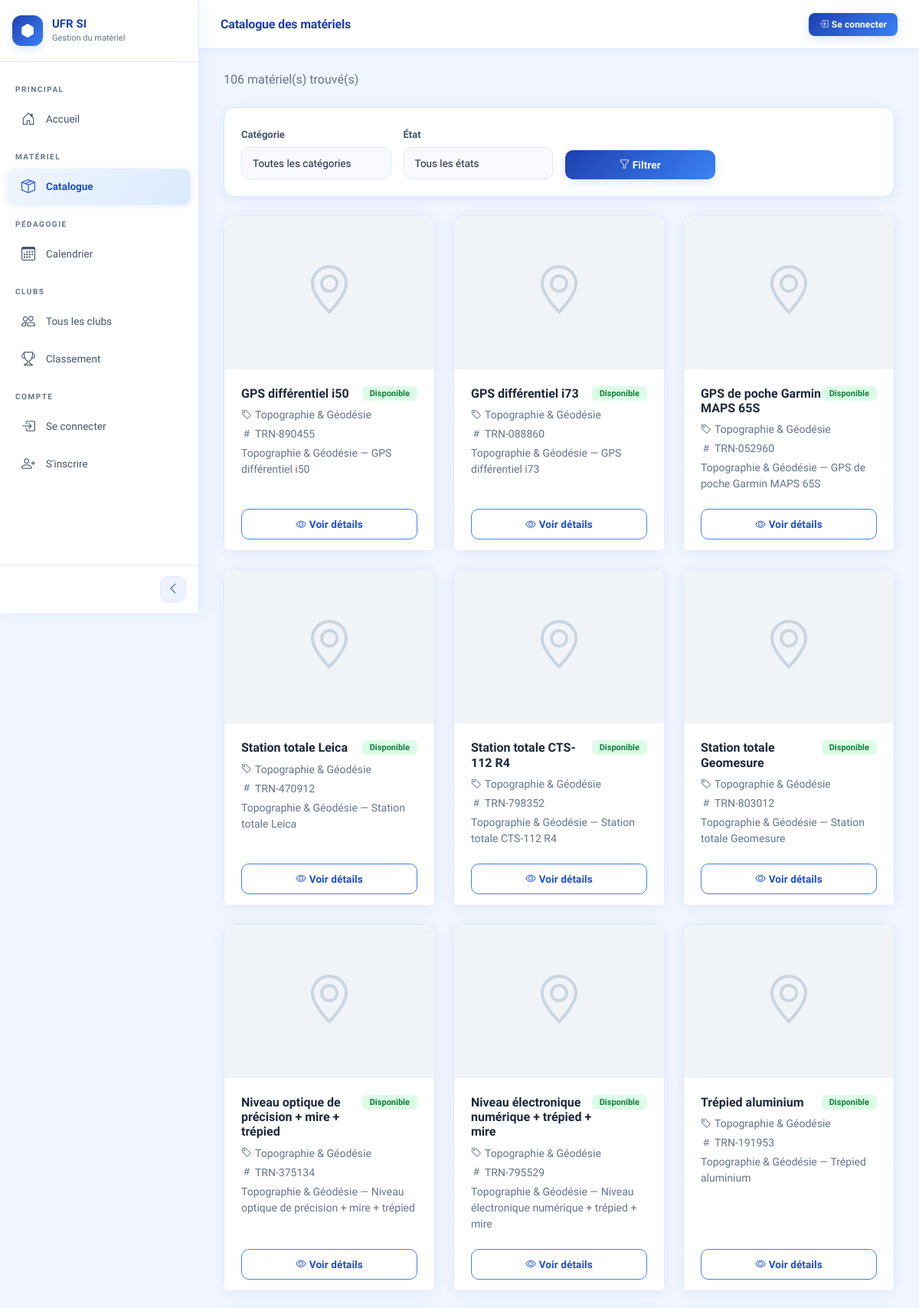
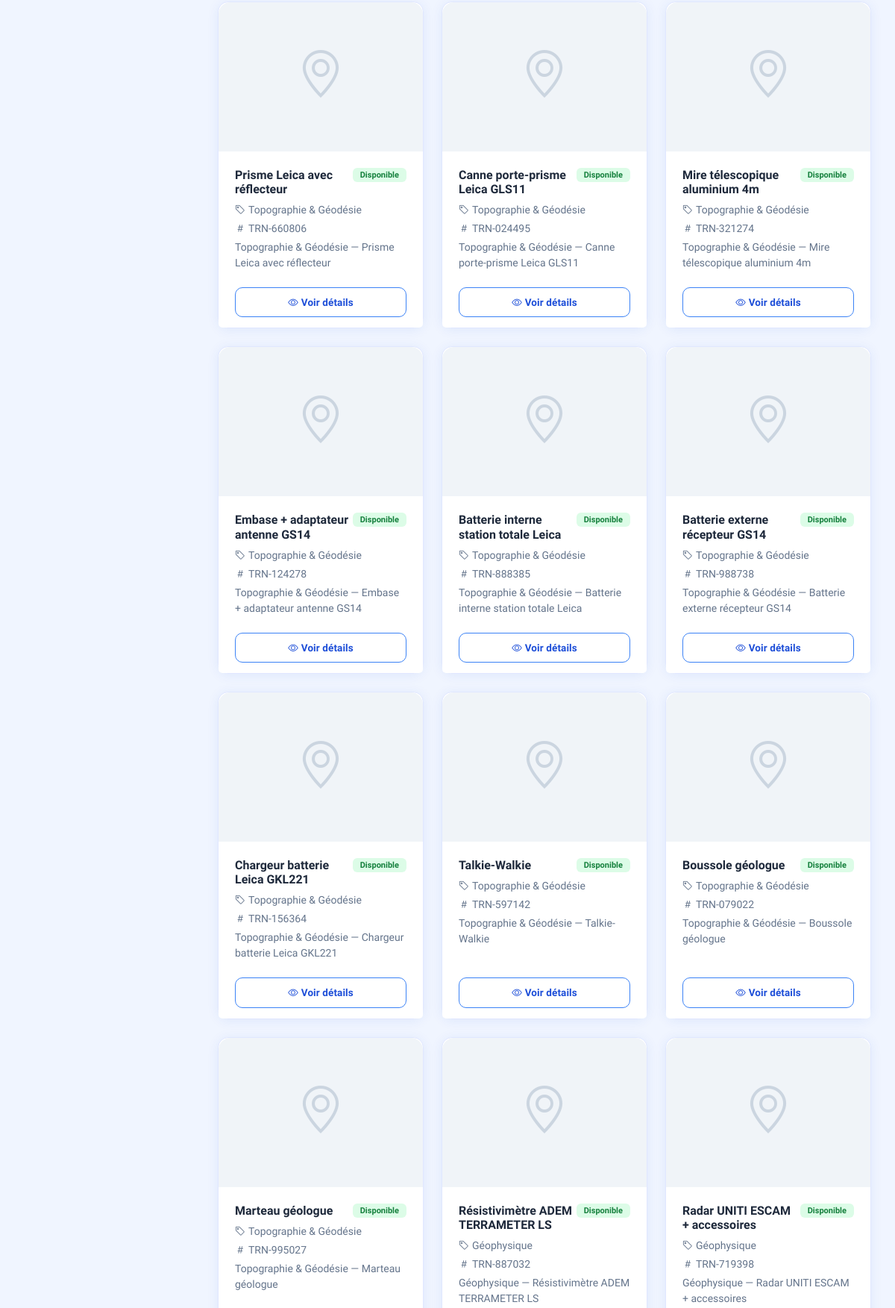
/materiel/ (upper part), run on the app's committed database (2 pictures, top to bottom).
### materiel/models.py (models this page shows, shortened)
class Materiel(models.Model):
    ETATS = [
        ('disponible', 'Disponible'),
        ('emprunte', 'Emprunté'),
        ('maintenance', 'En maintenance'),
        ('hors_service', 'Hors service'),
    ]
    DOMAINES = [
    ('terrain', 'Terrain'),
    ('bureau', 'Bureau'),
    ]
    nom = models.CharField(max_length=200)
    domaine = models.CharField(max_length=20, choices=DOMAINES, default='bureau')
    categorie = models.ForeignKey(
        Categorie,
        on_delete=models.SET_NULL,
        null=True,
        related_name='materiels'
    )
    numero_serie = models.CharField(max_length=100, unique=True)
    etat = models.CharField(max_length=20, choices=ETATS, default='disponible')
    photo = models.ImageField(upload_to='materiels/photos/', blank=True)
    description = models.TextField(blank=True)
    date_acquisition = models.DateField(null=True, blank=True)
    code_qr = models.ImageField(upload_to='materiels/qrcodes/', blank=True)
    quantite_stock = models.IntegerField(default=1, verbose_name='Quantité en stock')
    quantite_disponible = models.IntegerField(default=1, verbose_name='Quantité disponible')

class Categorie(models.Model):
    libelle = models.CharField(max_length=100)
    description = models.TextField(blank=True)
    def __str__(self):
        return self.libelle

### materiel/views.py (the view, shortened to what this page needs)
# urls.py: path('', views.liste_materiels, name='liste_materiels'),
def liste_materiels(request):
    materiels = Materiel.objects.all()
    categories = Categorie.objects.all()
    categorie_id = request.GET.get('categorie')
    etat = request.GET.get('etat')
    domaine = request.GET.get('domaine')
    if categorie_id:
        materiels = materiels.filter(categorie_id=categorie_id)
    if etat:
        materiels = materiels.filter(etat=etat)
    if domaine and request.user.is_authenticated and request.user.role == 'admin':
        materiels = materiels.filter(domaine=domaine)
    contexte = {
        'materiels': materiels,
        'categories': categories,
        'etat_filtre': etat,
        'domaine_filtre': domaine,
    }
    return render(request, 'materiel/liste_materiels.html', contexte)

### templates/materiel/liste_materiels.html (shortened to what this page needs)
{% extends 'base.html' %}
{% block page_titre %}Catalogue des matériels{% endblock %}
{% block contenu %}
<div class="d-flex justify-content-between align-items-center mb-4">
  <p class="text-muted mb-0">{{ materiels.count }} matériel(s) trouvé(s)</p>
</div>
<div class="card mb-4">
  <div class="card-body">
    <form method="get" class="row g-3 align-items-end">
      <div class="col-md-3">
        <label class="form-label">Catégorie</label>
        <select name="categorie" class="form-select">
          <option value="">Toutes les catégories</option>
        </select>
      </div>
      <div class="col-md-3">
        <label class="form-label">État</label>
        <select name="etat" class="form-select">
          <option value="">Tous les états</option>
        </select>
      </div>
      <div class="col-md-3">
        <button type="submit" class="btn btn-primary w-100">
          <i class="bi bi-funnel"></i> Filtrer
        </button>
      </div>
    </form>
  </div>
</div>
<div class="row g-4">
  {% for materiel in materiels %}
  <div class="col-md-4">
    <div class="card h-100" style="transition: transform 0.2s;"
         onmouseover="this.style.transform='translateY(-4px)'"
         onmouseout="this.style.transform='translateY(0)'">
      {% if materiel.photo %}
      <img src="{{ materiel.photo.url }}" class="card-img-top"
           style="height:200px; object-fit:cover; border-radius:16px 16px 0 0;">
      {% else %}
      <div class="d-flex align-items-center justify-content-center"
           style="height:200px; background:#f0f4f8; border-radius:16px 16px 0 0;">
        {% if materiel.domaine == 'terrain' %}
          <i class="bi bi-geo-alt display-3" style="color:#cbd5e0;"></i>
        {% else %}
          <i class="bi bi-building display-3" style="color:#cbd5e0;"></i>
        {% endif %}
      </div>
      {% endif %}
      <div class="card-body">
        <div class="d-flex justify-content-between align-items-start mb-2">
          <h6 class="card-title mb-0 fw-bold">{{ materiel.nom }}</h6>
          {% if materiel.etat == 'disponible' %}
            <span class="badge bg-success">Disponible</span>
          {% elif materiel.etat == 'emprunte' %}
            <span class="badge bg-warning text-dark">Emprunté</span>
          {% elif materiel.etat == 'maintenance' %}
            <span class="badge bg-danger">Maintenance</span>
          {% else %}
            <span class="badge bg-secondary">Hors service</span>
          {% endif %}
        </div>
        <p class="text-muted small mb-1">
          <i class="bi bi-tag me-1"></i>{{ materiel.categorie }}
        </p>
        <p class="text-muted small mb-1">
          <i class="bi bi-hash me-1"></i>{{ materiel.numero_serie }}
        </p>
        <p class="card-text small text-muted">
          {{ materiel.description|truncatechars:80 }}
        </p>
      </div>
      <div class="card-footer bg-white border-0 pt-0">
        <a href="{% url 'detail_materiel' materiel.id %}"
           class="btn btn-outline-primary w-100">
          <i class="bi bi-eye me-1"></i>Voir détails
        </a>
      </div>
    </div>
  </div>
  {% endfor %}
</div>
{% endblock %}

### static/css/style.css (style rules this page uses)
:root { --primary: #1d4ed8; --primary-light: #3b82f6; --primary-lighter: #60a5fa; --primary-dark: #1e40af; --primary-glow: rgba(59, 130, 246, 0.2); --accent: #f59e0b; --success: #16a34a; --danger: #dc2626; --warning: #d97706; --info: #0891b2; --bg: #f0f5ff; --bg-2: #ffffff; --surface: #f8faff; --surface-hover: #eef2ff; --border: #e0e7ff; --border-strong: #c7d2fe; --text: #1e293b; --text-muted: #64748b; --text-soft: #475569; --sidebar-width: 260px; --sidebar-collapsed: 72px; --topbar-height: 64px; --radius: 14px; --radius-sm: 10px; --radius-lg: 20px; --shadow: 0 2px 16px rgba(29, 78, 216, 0.08); --shadow-md: 0 4px 24px rgba(29, 78, 216, 0.12); --transition: all 0.25s cubic-bezier(0.4, 0, 0.2, 1); }
*, *::before, *::after { margin: 0; padding: 0; box-sizing: border-box; }
html { scroll-behavior: smooth; }
body { font-family: 'Plus Jakarta Sans', sans-serif; background: var(--bg); color: var(--text); overflow-x: hidden; }
.card { background: var(--bg-2); border: 1.5px solid var(--border); border-radius: var(--radius); box-shadow: var(--shadow); transition: var(--transition); color: var(--text); }
.card-body { padding: 22px; }
.card-footer { background: var(--surface); border-top: 1.5px solid var(--border); padding: 14px 22px; }
.btn { font-family: 'Plus Jakarta Sans', sans-serif; font-weight: 600; border-radius: var(--radius-sm); padding: 9px 20px; font-size: 13.5px; transition: var(--transition); letter-spacing: 0.1px; }
.btn-primary { background: linear-gradient(135deg, var(--primary-dark), var(--primary-light)); border: none; color: white; box-shadow: 0 4px 12px var(--primary-glow); }
.btn-outline-primary { border: 1.5px solid var(--primary-light); color: var(--primary); background: transparent; }
.badge { border-radius: 6px; padding: 4px 10px; font-weight: 600; font-size: 11px; }
.bg-success { background: #dcfce7 !important; color: #15803d !important; }
.form-control, .form-select { background: var(--surface); border: 1.5px solid var(--border); border-radius: var(--radius-sm); padding: 10px 14px; font-size: 13.5px; font-family: 'Plus Jakarta Sans', sans-serif; color: var(--text); transition: var(--transition); }
.form-label { font-weight: 600; font-size: 13px; color: var(--text-soft); margin-bottom: 6px; }
.text-muted { color: var(--text-muted) !important; }

### data on the page
Materiel: nom "GPS différentiel i50", etat "Disponible", categorie "Topographie & Géodésie", numero_serie "TRN-890455", description "Topographie & Géodésie — GPS différentiel i50"
Materiel: nom "GPS différentiel i73", etat "Disponible", categorie "Topographie & Géodésie", numero_serie "TRN-088860", description "Topographie & Géodésie — GPS différentiel i73"
Materiel: nom "GPS de poche Garmin MAPS 65S", etat "Disponible", categorie "Topographie & Géodésie", numero_serie "TRN-052960", description "Topographie & Géodésie — GPS de poche Garmin MAPS 65S"
Materiel: nom "Station totale Leica", etat "Disponible", categorie "Topographie & Géodésie", numero_serie "TRN-470912", description "Topographie & Géodésie — Station totale Leica"
Materiel: nom "Station totale CTS-112 R4", etat "Disponible", categorie "Topographie & Géodésie", numero_serie "TRN-798352", description "Topographie & Géodésie — Station totale CTS-112 R4"
Materiel: nom "Station totale Geomesure", etat "Disponible", categorie "Topographie & Géodésie", numero_serie "TRN-803012", description "Topographie & Géodésie — Station totale Geomesure"
Materiel: nom "Niveau optique de précision + mire + trépied", etat "Disponible", categorie "Topographie & Géodésie", numero_serie "TRN-375134", description "Topographie & Géodésie — Niveau optique de précision + mire + trépied"
Materiel: nom "Niveau électronique numérique + trépied + mire", etat "Disponible", categorie "Topographie & Géodésie", numero_serie "TRN-795529", description "Topographie & Géodésie — Niveau électronique numérique + trépied + mire"
Materiel: nom "Trépied aluminium", etat "Disponible", categorie "Topographie & Géodésie", numero_serie "TRN-191953", description "Topographie & Géodésie — Trépied aluminium"
Materiel: nom "Prisme Leica avec réflecteur", etat "Disponible", categorie "Topographie & Géodésie", numero_serie "TRN-660806", description "Topographie & Géodésie — Prisme Leica avec réflecteur"
Materiel: nom "Canne porte-prisme Leica GLS11", etat "Disponible", categorie "Topographie & Géodésie", numero_serie "TRN-024495", description "Topographie & Géodésie — Canne porte-prisme Leica GLS11"
Materiel: nom "Mire télescopique aluminium 4m", etat "Disponible", categorie "Topographie & Géodésie", numero_serie "TRN-321274", description "Topographie & Géodésie — Mire télescopique aluminium 4m"
Materiel: nom "Embase + adaptateur antenne GS14", etat "Disponible", categorie "Topographie & Géodésie", numero_serie "TRN-124278", description "Topographie & Géodésie — Embase + adaptateur antenne GS14"
Materiel: nom "Batterie interne station totale Leica", etat "Disponible", categorie "Topographie & Géodésie", numero_serie "TRN-888385", description "Topographie & Géodésie — Batterie interne station totale Leica"
Materiel: nom "Batterie externe récepteur GS14", etat "Disponible", categorie "Topographie & Géodésie", numero_serie "TRN-988738", description "Topographie & Géodésie — Batterie externe récepteur GS14"
Materiel: nom "Chargeur batterie Leica GKL221", etat "Disponible", categorie "Topographie & Géodésie", numero_serie "TRN-156364", description "Topographie & Géodésie — Chargeur batterie Leica GKL221"
Materiel: nom "Talkie-Walkie", etat "Disponible", categorie "Topographie & Géodésie", numero_serie "TRN-597142", description "Topographie & Géodésie — Talkie-Walkie"
Materiel: nom "Boussole géologue", etat "Disponible", categorie "Topographie & Géodésie", numero_serie "TRN-079022", description "Topographie & Géodésie — Boussole géologue"
Materiel: nom "Marteau géologue", etat "Disponible", categorie "Topographie & Géodésie", numero_serie "TRN-995027", description "Topographie & Géodésie — Marteau géologue"
Materiel: nom "Résistivimètre ADEM TERRAMETER LS", etat "Disponible", categorie "Géophysique", numero_serie "TRN-887032", description "Géophysique — Résistivimètre ADEM TERRAMETER LS"
Materiel: nom "Radar UNITI ESCAM + accessoires", etat "Disponible", categorie "Géophysique", numero_serie "TRN-719398", description "Géophysique — Radar UNITI ESCAM + accessoires"

### other printed values
{{ materiels.count }} "106"
